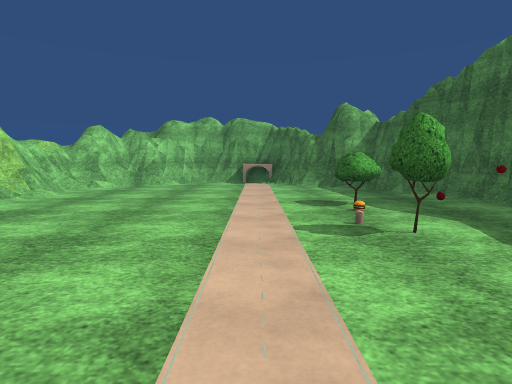
view 1 (above)

16 first-person views from a walk through a 3-D level made in the Unity game engine. The camera is 1.2 m above the floor, tilts 6° down and sees 80° across. The floor is counted in squares, 1 m on a side. Each view is taken from the middle of a square. On the plan, view 1 faces up. The plan holds only what a view shows up to about 13 squares ahead; the rest is blank. The place goes on beyond the plan. The player character is not drawn. Some surface patterns are stand-ins.

view 2
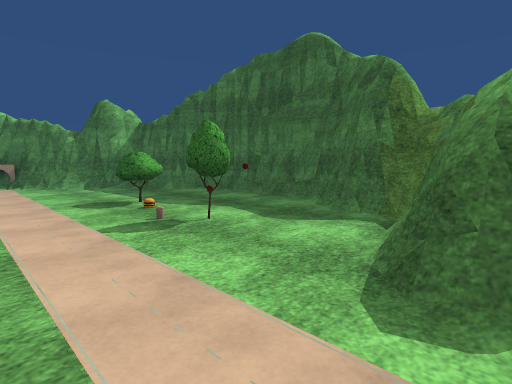

view 3
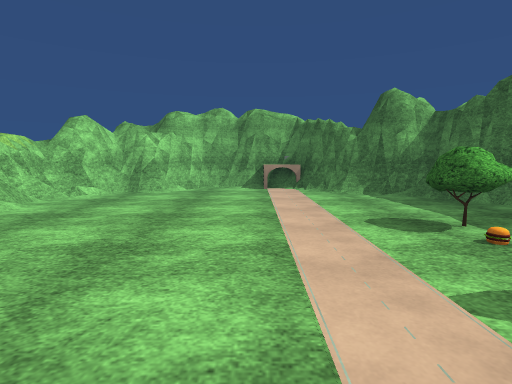

view 4
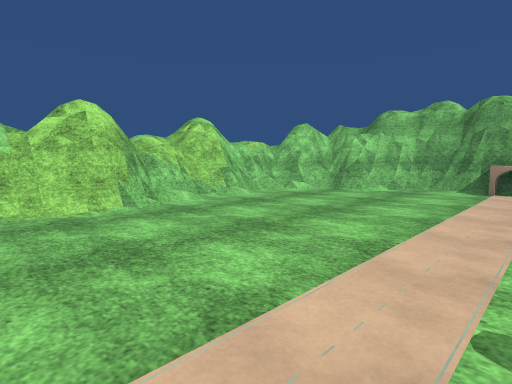

view 5
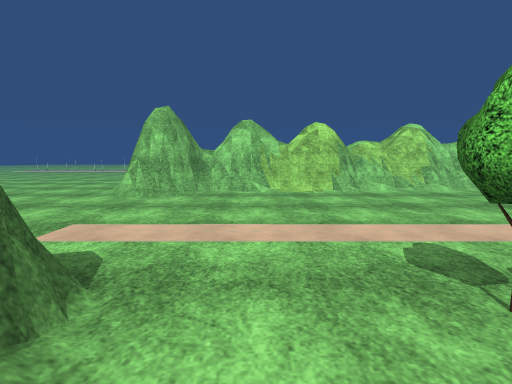

view 6
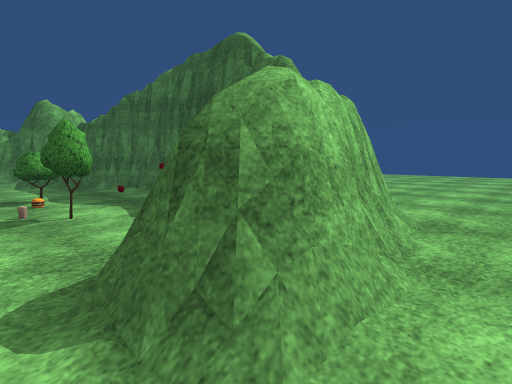

view 7
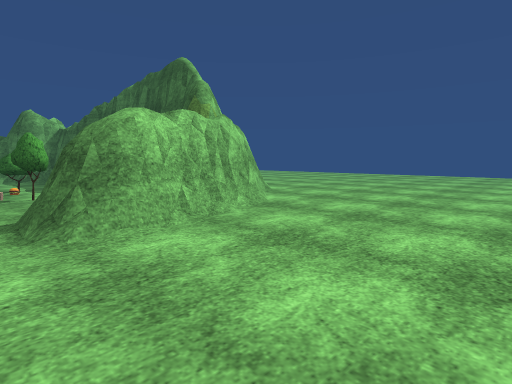

view 8
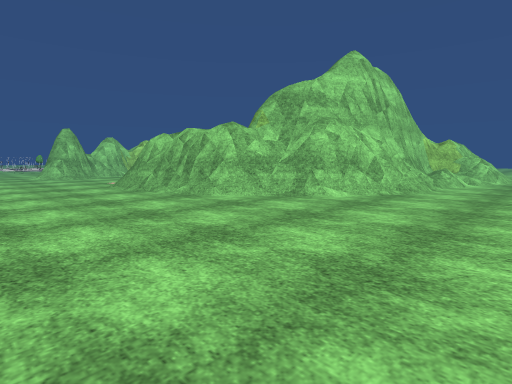

view 9
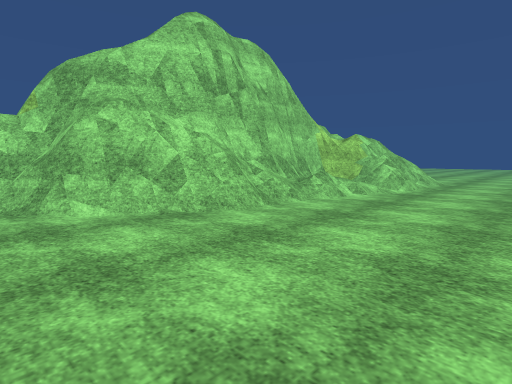

view 10
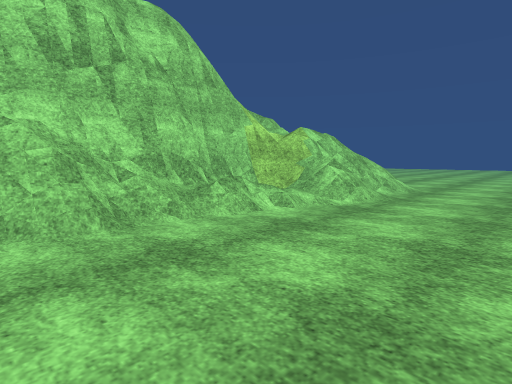

view 11
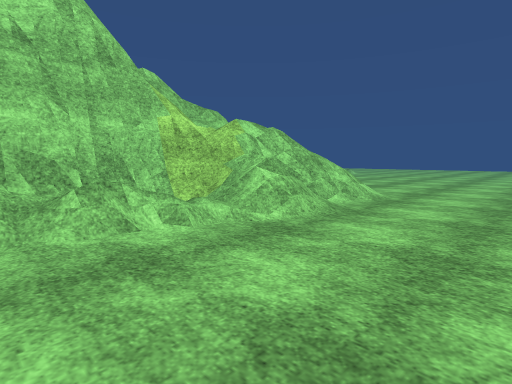

view 12
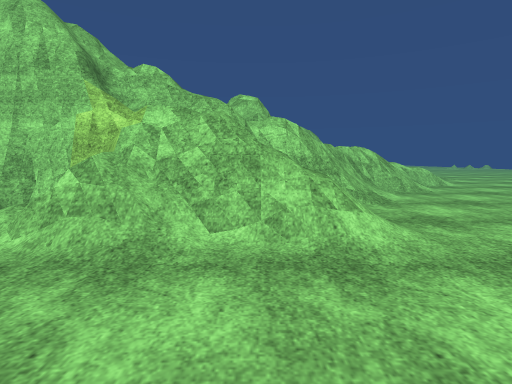

view 13
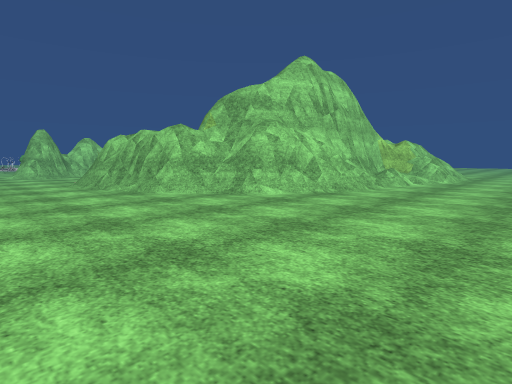

view 14
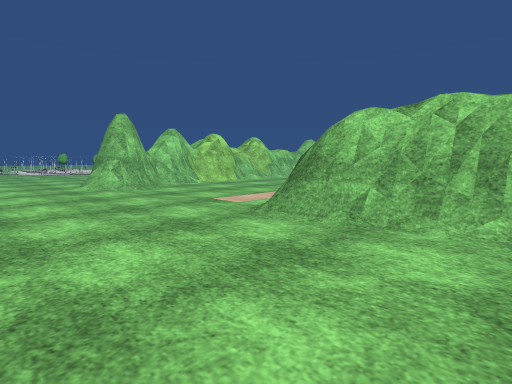

view 15
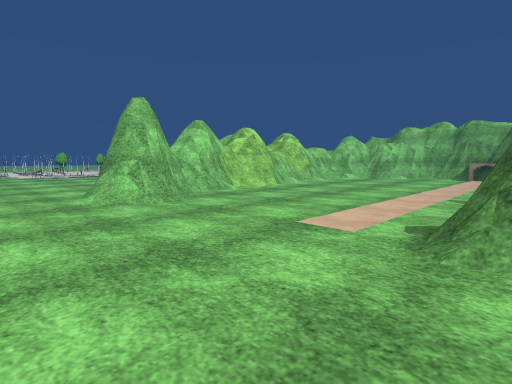

view 16
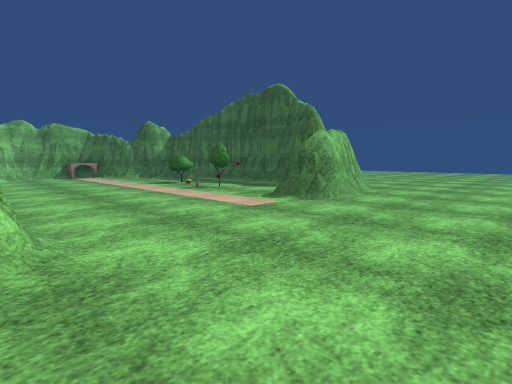

### Floor plan
Key: @ floor where view 1 was taken; # wall or solid block; . main floor; : floor 0.25 m higher than the main floor; + floor 0.5 m higher than the main floor; * floor 0.75 m higher than the main floor; % floor 1 m higher than the main floor; & floor 1.75 m higher than the main floor; / step, stairs or slope; = window, fence, low wall or low ledge; T tree; O other object.
Columns run from 12 left of view 1 to 18 right of it. Each row starts with its distance up from view 1.
 20                   ==/.........
 19                   &=///.......
 18                    ==#=  //...
 17         ######       #  = /...
 16        ###=OO##      #  ##.....
 15      ###=....=##        ##/...
 14     ###=.......###      #*/....
 13     ##...........##     #%.....
 12     #............##     #:.....
 11    ##.............##    #+.....
 10    ##..............#   # /.....
  9    ##..........T...#   #O/.....
  8   ###..........T..O#   #=......
  7     ##.........O...#   #=......
  6     ##.............#   #=......
  5     ##.........T...#   #.......
  4     #=............##  ##.......
  3     ##............#####........
  2     ##..........=#####........
  1     ##=.......#######..........
  0      ##.....@.#####=...........
 -1  ..  ##.......#==..............
 -2 .....##........................
 -3 ...............................
 -4 ..............................
 -5     ......................... .
 -6     ... ............  ..... .

Positions as (right, up) in squares from view 1, and headings:
1: (0, 0), facing up
2: (-1, 0), facing up-right
3: (-1, 3), facing up
4: (1, 3), facing up-left
5: (5, 3), facing left
6: (1, -2), facing up-right
7: (1, -6), facing up-right
8: (16, -6), facing up-left
9: (18, 1), facing up-left
10: (18, 5), facing up-left
11: (18, 8), facing up-left
12: (18, 16), facing left
13: (18, -5), facing up-left
14: (7, -6), facing up-left
15: (3, -5), facing up-left
16: (-6, -6), facing up-right
